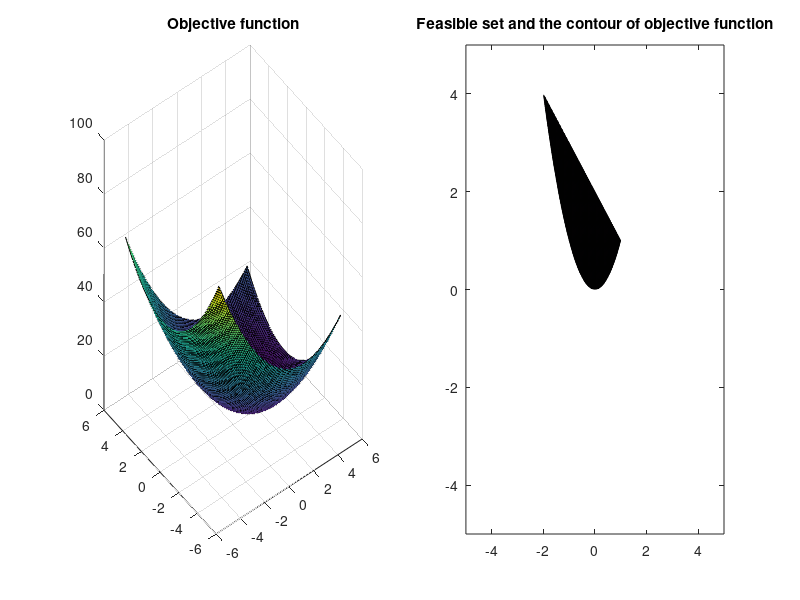

This figure's MATLAB source: (Note: this script raises an error after producing the figure.)

% Plot the obective function, the contour of objective function, and the
% feasible region of a nonlinear programing

%Alireza Kabgani
%a.kagani@gmail.com
%Ref: Jorge Nocedal and Stephen J. Wright: Numerical Optimization (2ed.) Springer, 2006.
%Figure 1.1 in Ref, Page 3

% This code plots the obective function, the contour of objective function, and the
% feasible region of a nonlinear programing
%     min f(x)
%     s.t  g_i(x)<=0
%in a square started at st and end at ed

clear
clc
close

%% Plot objective function and 
%
st=-5; 
en=5;
F=@(x,y) (x-2).^2 + (y-1).^2; %the obective function

%constraints g_i(x)<=0

cond{1} =@(x,y) x.^2-y; 
cond{2} =@(x,y) x+y -2;


%%%%%%%%%%%%% Don't Change %%%%%%%%%%%%%%%%%%%
v1 = st:0.1:en;  % plotting range from -5 to 5
[X,Y] = meshgrid(v1);  % get 2-D mesh for x and y

%Plot the objective function and its contour
subplot(1,2,1);
surf(X,Y,F(X,Y))
title('Objective function');
subplot(1,2,2);
contour(X,Y,F(X,Y),30);
title('Feasible set and the contour of objective function');
hold on

%Plot constraints
v2 = st:0.01:en;  
[X,Y] = meshgrid(v2);  
for i=1:size(cond,2)
condtem{i} = double(cond{i}(X,Y)<=0);  % convert to double for plotting
condtem{i}(condtem{i} == 0) = NaN;  % set the 0s to NaN so they are not plotted
end
contem=ones(size(cond{1}));
for i=1:size(cond,2)
contem=times(contem,condtem{i});
end
surf(X,Y,contem)
view(0,90)    

%% solve optimization problem using fmincon
fun=@(x) F(x(1),x(2));
A = [];
b = [];
Aeq = [];
beq = [];
lb=[];
ub=[];
x0 = [0,0];
c =@(x) cond{1}(x(1),x(2));
for i=2:size(cond,2)
    c=@(x)[c(x);cond{i}(x(1),x(2))];
end

ceq =@(x) [];
nonlinfcn = @(x)deal(c(x),ceq(x));
xsol=fmincon(fun,x0,A,b,Aeq,beq,lb,ub,nonlinfcn);
fprintf('The optimal point is: [');
fprintf('%g ',xsol);
fprintf(']\n');

hold on
plot(xsol(1),xsol(2),'ko', 'MarkerFaceColor', 'r', ...
'MarkerSize', 7);
text(xsol(1),xsol(2),'  \leftarrow optimal point')

